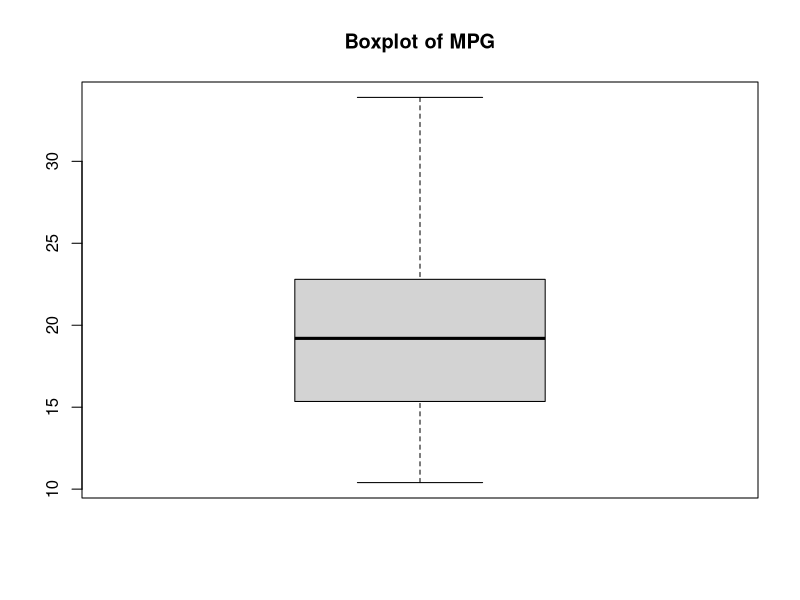
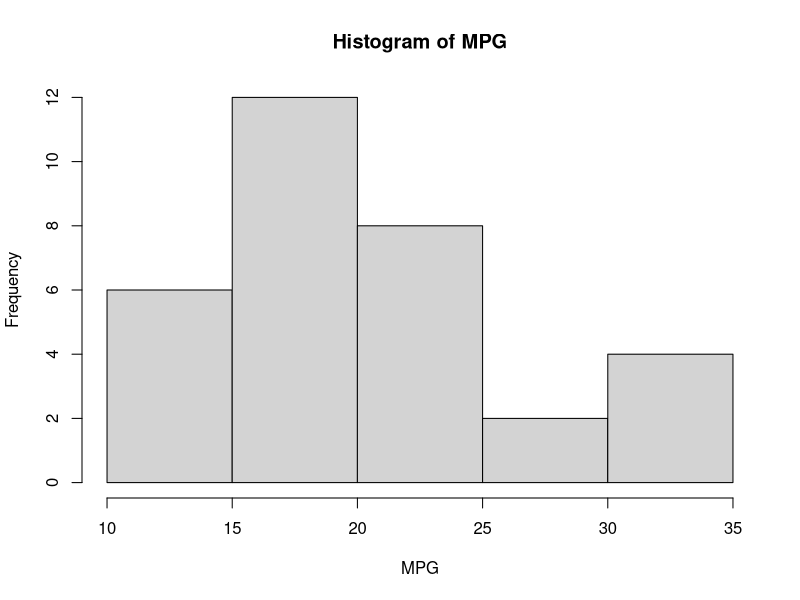
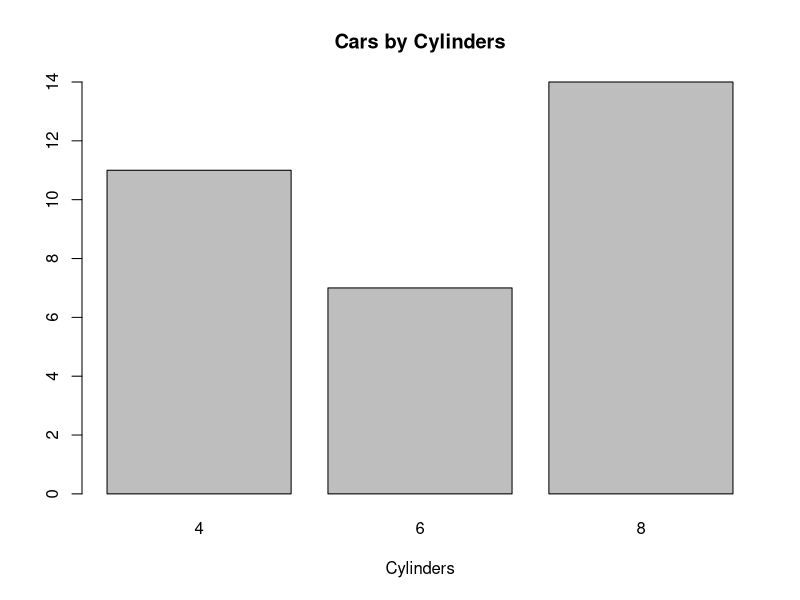
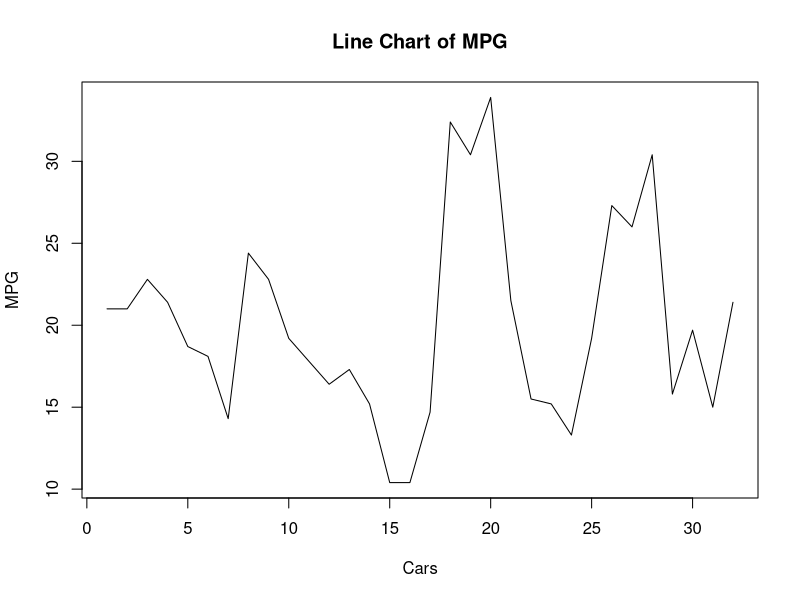
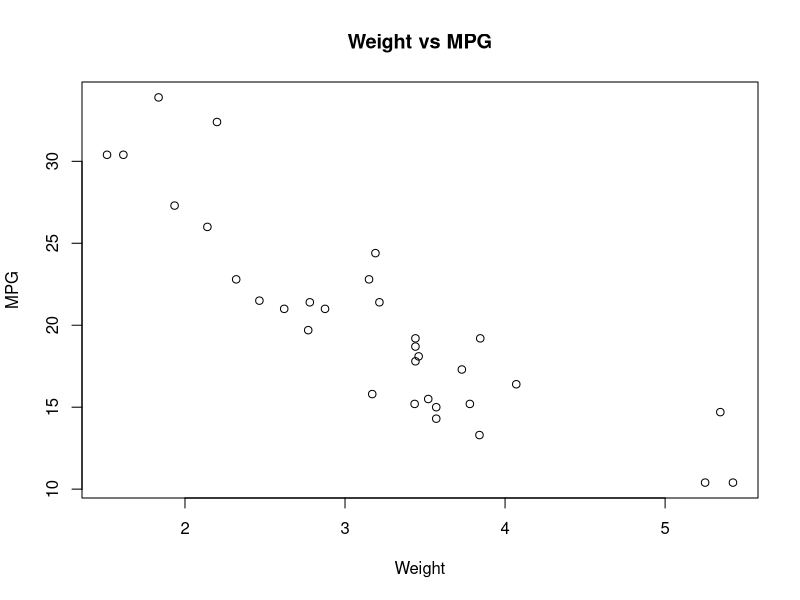

The R source for these figures, in order:
# Boxplot
boxplot(mtcars$mpg, main="Boxplot of MPG")

# Histogram
hist(mtcars$mpg, main="Histogram of MPG", xlab="MPG")

# Bar Plot
barplot(table(mtcars$cyl),
        main="Cars by Cylinders",
        xlab="Cylinders")

# Line Chart
plot(mtcars$mpg, type="l",
     main="Line Chart of MPG",
     xlab="Cars", ylab="MPG")

# Scatter Plot
plot(mtcars$wt, mtcars$mpg,
     main="Weight vs MPG",
     xlab="Weight", ylab="MPG")
